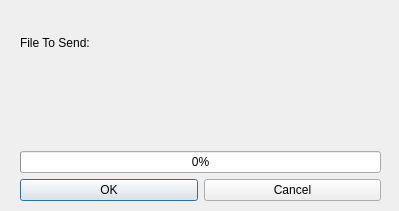
<?xml version="1.0" encoding="UTF-8"?>
<ui version="4.0">
 <class>SendFile</class>
 <widget class="QDialog" name="SendFile">
  <property name="geometry">
   <rect>
    <x>0</x>
    <y>0</y>
    <width>399</width>
    <height>211</height>
   </rect>
  </property>
  <property name="sizePolicy">
   <sizepolicy hsizetype="Fixed" vsizetype="Fixed">
    <horstretch>0</horstretch>
    <verstretch>0</verstretch>
   </sizepolicy>
  </property>
  <property name="windowTitle">
   <string>Dialog</string>
  </property>
  <widget class="QWidget" name="layoutWidget">
   <property name="geometry">
    <rect>
     <x>20</x>
     <y>10</y>
     <width>361</width>
     <height>191</height>
    </rect>
   </property>
   <layout class="QVBoxLayout" name="verticalLayout_2">
    <property name="sizeConstraint">
     <enum>QLayout::SetMinAndMaxSize</enum>
    </property>
    <item>
     <layout class="QVBoxLayout" name="verticalLayout">
      <item>
       <widget class="QLabel" name="label">
        <property name="text">
         <string>File To Send:</string>
        </property>
       </widget>
      </item>
      <item>
       <widget class="QLabel" name="filename_label">
        <property name="text">
         <string/>
        </property>
       </widget>
      </item>
     </layout>
    </item>
    <item>
     <widget class="QProgressBar" name="progressBar">
      <property name="value">
       <number>0</number>
      </property>
     </widget>
    </item>
    <item>
     <layout class="QHBoxLayout" name="horizontalLayout">
      <item>
       <widget class="QPushButton" name="ok_pushButton">
        <property name="text">
         <string>OK</string>
        </property>
       </widget>
      </item>
      <item>
       <widget class="QPushButton" name="reject_pushButton">
        <property name="text">
         <string>Cancel</string>
        </property>
       </widget>
      </item>
     </layout>
    </item>
   </layout>
  </widget>
 </widget>
 <resources/>
 <connections/>
</ui>
